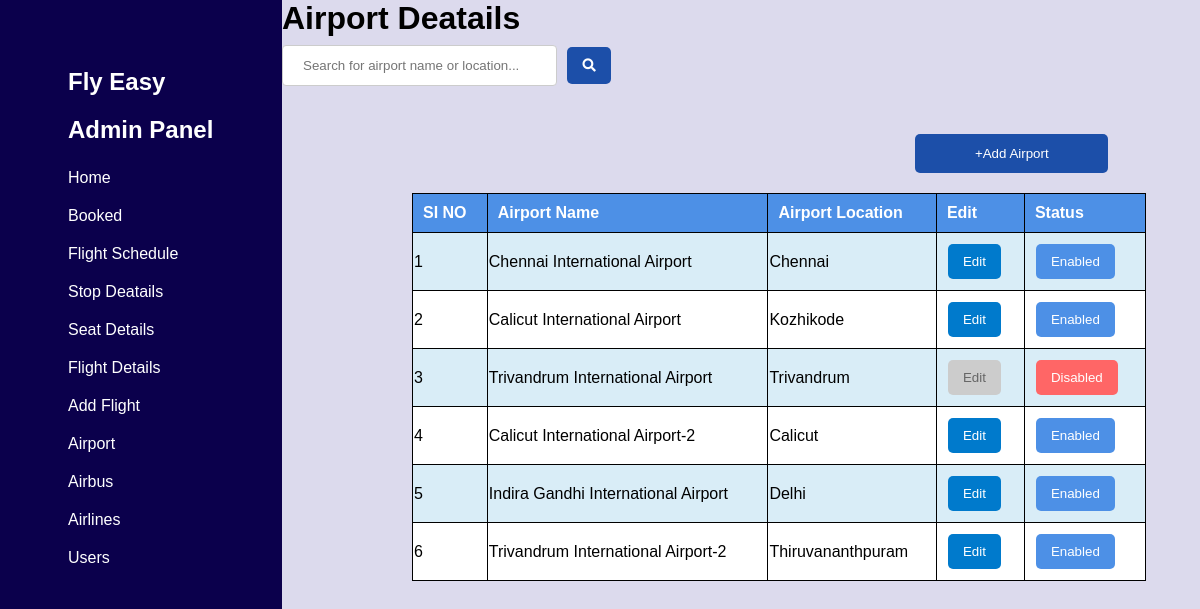
Screenshot of /admin/airport.php with the database file from the repository.
### tables this page shows
CREATE TABLE `airport` (
  `airport_id` int(11) NOT NULL,
  `airport_name` varchar(255) NOT NULL,
  `airport_location` varchar(255) NOT NULL,
  `terminal` varchar(255) DEFAULT NULL,
  `active` tinyint(1) DEFAULT 1,
  `status` tinyint(1) NOT NULL DEFAULT 1
);

### admin/airport.php (the view, shortened to what this page needs)
<?php
include "../config/dbcon.php";
include("includes/base.php");
?>
<!DOCTYPE html>
<html>
<head>
    <link rel="stylesheet" href="https://cdnjs.cloudflare.com/ajax/libs/font-awesome/5.15.4/css/all.min.css">
</head>
<body>
    <h1>Airport Deatails</h1>
    <div style="display: flex;">
        <input type="text" id="searchInput" onkeyup="searchTable()" placeholder="Search for airport name or location...">
        <button id="searchButton" onclick="searchTable()">
            <i class="fas fa-search"></i>
        </button>
    </div>
    <button onclick="openForm()"> +Add Airport</button>
    <?php
    $sql = "SELECT * FROM airport";
    $result = mysqli_query($con, $sql);
    if (mysqli_num_rows($result) > 0) {
        echo "<table border='1'>";
        echo "<tr><th>SI NO</th><th>Airport Name</th><th>Airport Location</th><th>Edit</th><th>Status</th></tr>";
        $counter = 1;
        while ($row = mysqli_fetch_assoc($result)) {
            echo "<tr>";
            echo "<td>" . $counter . "</td>";
            echo "<td>" . $row["airport_name"] . "</td>";
            echo "<td>" . $row["airport_location"] . "</td>";
            echo "<td>";
            if (isset($row["status"]) && $row["status"] == 1) { ?>
                <button onclick='openEditForm(<?php echo $row["airport_id"]; ?>, "<?php echo $row["airport_name"]; ?>", "<?php echo $row["airport_location"]; ?>", "<?php echo $row["terminal"]; ?>")' class='edit-button'>Edit</button>
            <?php } else { ?>
                <button class='edit-button-disabled' disabled>Edit</button>
            <?php } ?>
            </td>
            <td>
                <?php if (isset($row["status"]) && $row["status"] == 1) { ?>
                    <button onclick='changeStatus(<?php echo $row["airport_id"]; ?>, 0, event)' class='status-button status-button-enabled'>Enabled</button>
                <?php } else { ?>
                    <button onclick='changeStatus(<?php echo $row["airport_id"]; ?>, 1, event)' class='status-button status-button-disabled'>Disabled</button>
                <?php } ?>
            </td>
            </tr>
    <?php $counter++;
        }
        echo "</table>";
    } else {
        echo "<p>No results</p>";
    }
    ?>
</body>
</html>

### admin/includes/base.php (style rules this page uses)
body, h1, ul, li, a { margin: 0; padding: 0; list-style: none; text-decoration: none; }
body { font-family: Arial, sans-serif; margin: 0; padding: 0; }

### admin/airport.php (style rules this page uses)
body { font-family: Arial, sans-serif; background-color: #f2f2f2; }
button { background-color: #1c4fa9; color: white; padding: 12px 15px; margin-left: 69%; margin-top: 40px; margin-right: 10%; border: none; cursor: pointer; border-radius: 5px; }
table { width: 80%; border-collapse: collapse; margin-top: 20px; margin-left: 130px; background-color: white; }
table, th, td { border: 1px solid black; }
th { padding: 10px; text-align: left; }
td { padding: 1px; text-align: left; }
th { background-color: #4d90e6; color: white; }
tr:nth-child(even) { background-color: #d9edf7; }
input[type="text"] { width: 100%; padding: 12px 20px; margin: 8px 0; box-sizing: border-box; border: 1px solid #ccc; border-radius: 4px; }
.status-button { padding: 10px 15px; margin: 10px; border: none; cursor: pointer; border-radius: 5px; }
.status-button-enabled { background-color: #4d90e6; color: white; }
.status-button-disabled { background-color: #ff6666; color: white; }
.edit-button { background-color: #007acc; color: white; padding: 10px 15px; margin: 10px; border: none; cursor: pointer; border-radius: 5px; }
.edit-button-disabled { background-color: #cccccc; color: #666666; padding: 10px 15px; margin: 10px; border: none; border-radius: 5px; cursor: not-allowed; }
input[type="text"]#searchInput { width: 30%; padding: 12px 20px; margin: 8px 0; box-sizing: border-box; border: 1px solid #ccc; border-radius: 4px; }
button#searchButton { background-color: #1c4fa9; color: white; padding: 10px 15px; margin: 10px; border: none; cursor: pointer; border-radius: 5px; }

### rows the page displays
airport: airport_name "Chennai International Airport", airport_location "Chennai"
airport: airport_name "Calicut International Airport", airport_location "Kozhikode"
airport: airport_name "Trivandrum International Airport", airport_location "Trivandrum", status "Edit"
airport: airport_name "Calicut International Airport-2", airport_location "Calicut"
airport: airport_name "Indira Gandhi International Airport", airport_location "Delhi"
airport: airport_name "Trivandrum International Airport-2", airport_location "Thiruvananthpuram"
